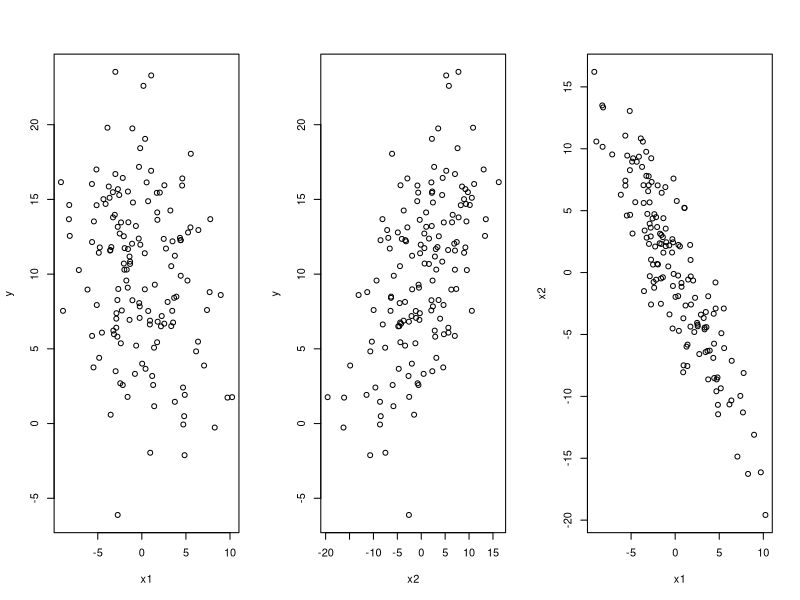
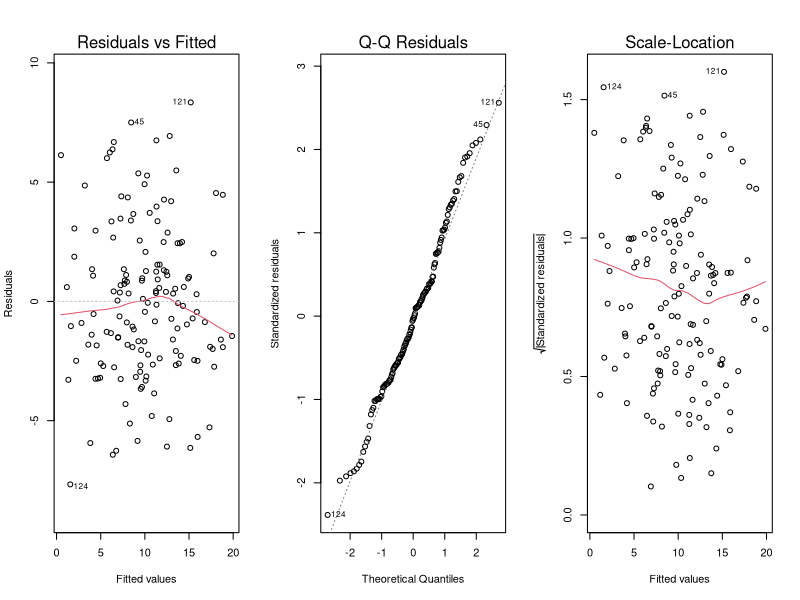
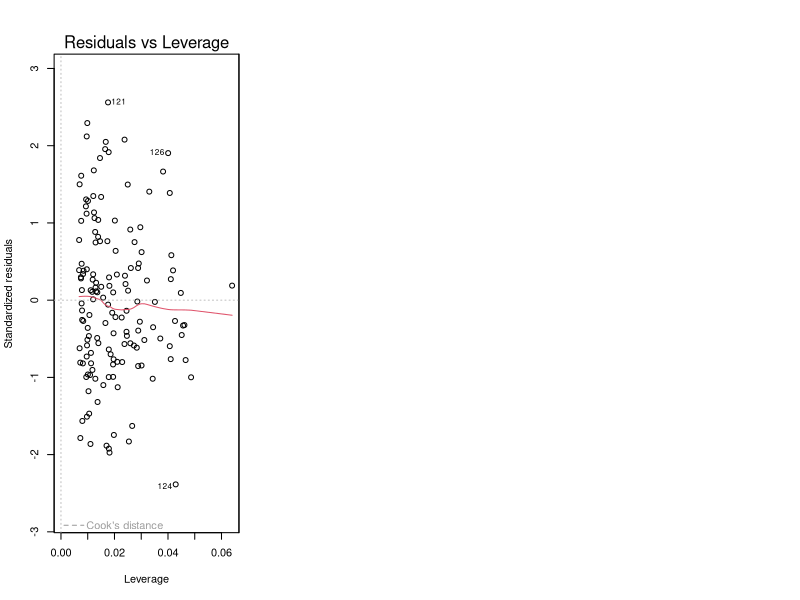
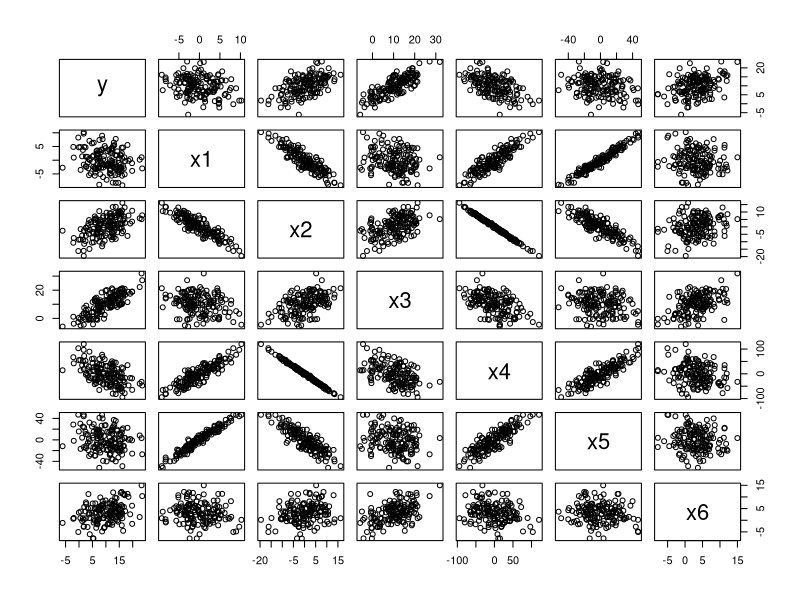
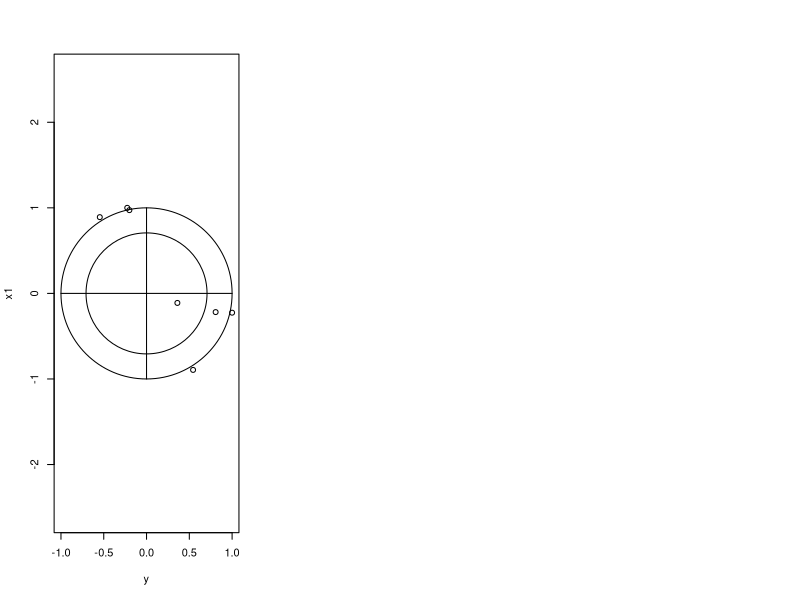
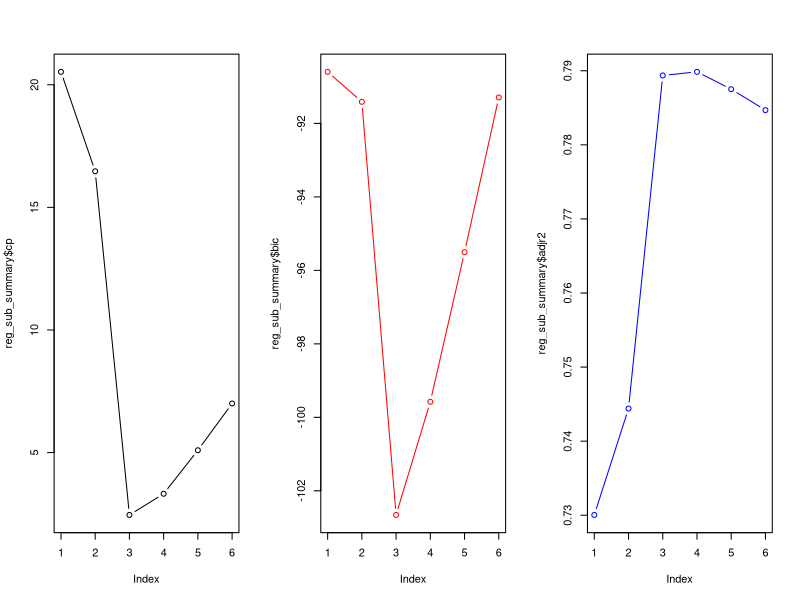
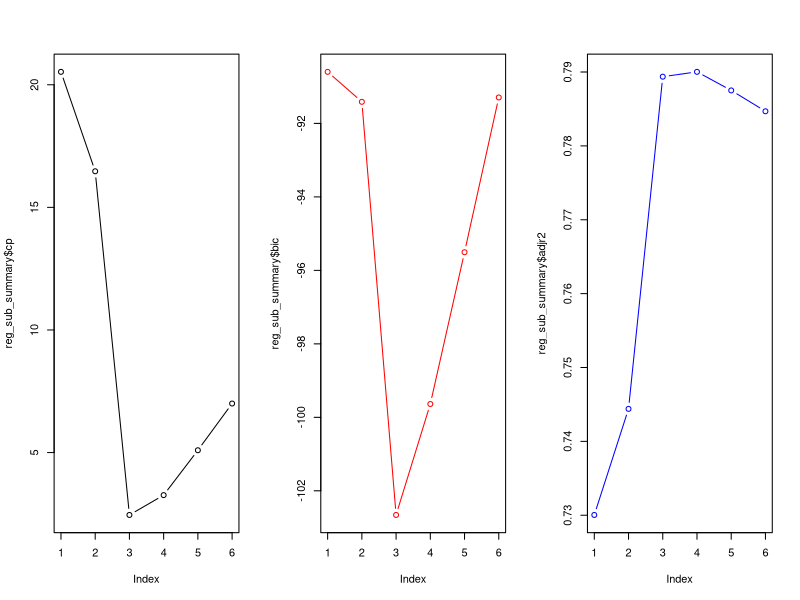
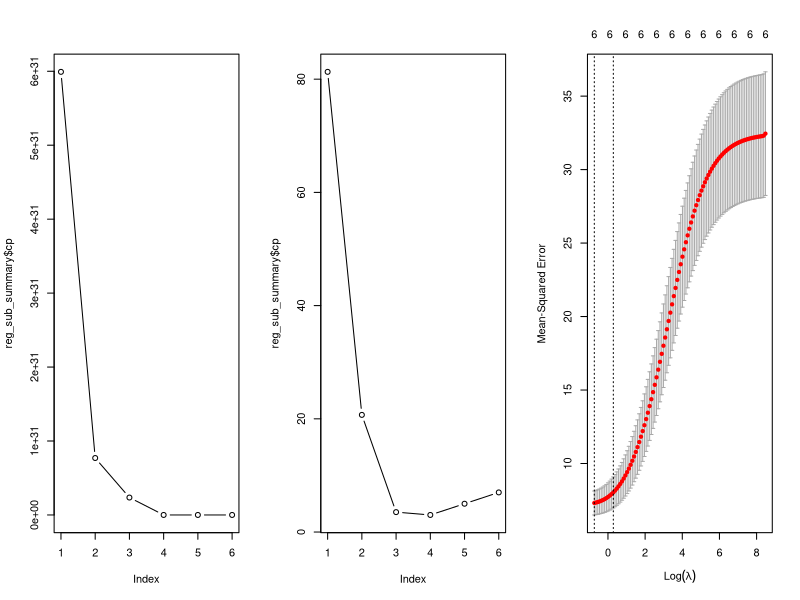

R code for these plots, in order:
library(corrplot)
library(leaps)
library(matrixStats)
library(pls)
library(glmnet)

#Generacion de variables
x1=rnorm(150,0,4)
x2=-1.5*x1+rnorm(150,0,3)
y=10+2*x1+1.5*x2+rnorm(150,0,3)
par(mfrow=c(1,3))
plot(x1,y) ; plot(x2,y) ; plot(x1,x2)


# Modelo lineal
x=cbind(x1,x2)
fit=lm(y~x); summary(fit)
cor(x1,x2)
plot(fit)


## a. Sí tienen sentido. Ambos están correlacionados

###### b ######
fit1=lm(y~x1); summary(fit1)
fit2=lm(y~x2); summary(fit2)

### c #####
x3=1*y+rnorm(150,0,4)
x4=-6*x2+rnorm(150,0,3)
x5=5*x1+rnorm(150,0,5)
x6=0.3*x3+rnorm(150,0,4)
x=cbind(x1,x2,x3,x4,x5,x6)
fit=lm(y~x); summary(fit)

data = cbind(y,x)
data = as.data.frame(data)

pairs(data) ## Graficar correlacion
corrplot(cor(data), method = "circle")


# Creación de test y train
index=sample(c(1:150),75,replace=F)
test = data[index,]
train = data[-index,]


# Secuencial
reg_subset=regsubsets(y~.,data=train,method="forward",nvmax=6) ## nvmax debe ser el total
reg_sub_summary=summary(reg_subset)
reg_sub_summary

reg_sub_summary$cp 

par(mfrow=c(1,3))
plot(reg_sub_summary$cp,type="b") #El cp de mallows
plot(reg_sub_summary$bic,type="b",col="red")  #El BIC
plot(reg_sub_summary$adjr2,type="b",col="blue")  #El R2ajustado

which.min(reg_sub_summary$cp)
# 4
fit_sec = lm(y~x1+x2+x3+x4, data = train)
pred=predict(fit_sec,test)
msesec=mean((test$y-pred)^2)
msesec


# Exaustivo
reg_subset=regsubsets(y~.,data=train,method="exhaustive",nvmax=6) ## nvmax debe ser el total
reg_sub_summary=summary(reg_subset)
reg_sub_summary

reg_sub_summary$cp 

par(mfrow=c(1,3))
plot(reg_sub_summary$cp,type="b") #El cp de mallows
plot(reg_sub_summary$bic,type="b",col="red")  #El BIC
plot(reg_sub_summary$adjr2,type="b",col="blue")  #El R2ajustado

which.min(reg_sub_summary$cp)
# 3
fit_ex = lm(y~x1+x2+x3, data = train)
pred=predict(fit_ex,test)
mseex=mean((test$y-pred)^2)
mseex


# PCA
# Escala train
scale_train=scale(train[,-7])
            
# Componentes principales
pp=princomp(scale_train,scores=TRUE)

zz=pp$scores
train_comps = data.frame(cbind(zz,train$y))

# Variables
reg_subset=regsubsets(V7~.,data=train_comps,method="forward",nvmax=6) ## nvmax debe ser el total
reg_sub_summary=summary(reg_subset)
reg_sub_summary

reg_sub_summary$cp  
which.min(reg_sub_summary$cp)
plot(reg_sub_summary$cp,type="b") #El cp de mallows  
# El mejor es con 1, 2, 3, 4, 5, 6

### PCA
pca = pcr(y~.,data=train, scale=T, validation = "CV")
summary(pca)
predpca = predict(pca,test, ncomp = 1:6)    
msepca=mean((test$y-predpca)^2)
msepca


### PLS
scale_train=scale(train[,-7])

pls=plsr(y~.,data=train,scale=T,validation="CV")
summary(pls)

zz = pls$scores
train_comps = data.frame(cbind(zz,train$y))

# Variables
reg_subset=regsubsets(V7~.,data=train_comps,method="forward",nvmax=6) ## nvmax debe ser el total
reg_sub_summary=summary(reg_subset)
reg_sub_summary

reg_sub_summary$cp  
which.min(reg_sub_summary$cp)
plot(reg_sub_summary$cp,type="b") #El cp de mallows  
# El mejor es con 1, 2, 3, 4, 5


predpl=predict(pls,test)
msepls=mean((test$y-predpl)^2)
msepls

xtrain = train[,2:7]
xtrain = as.matrix(xtrain)

###### Ridge #####
cvmod=cv.glmnet(xtrain,train$y,alpha=0)
cvmod$lambda.min
plot(cvmod)
cvmod$lambda.min #Lambda mínimo

mod_pen2=glmnet(xtrain,train$y,alpha=0,lambda=cvmod$lambda.min)
coef(mod_pen2)

xtest = as.matrix(test[,2:7])


predp2=predict(mod_pen2,xtest)
mseridge=mean((test$y-predp2)^2)
mseridge


###### Lasso #######
cvmod=cv.glmnet(xtrain,train$y,alpha=1)
cvmod$lambda.min
plot(cvmod)
cvmod$lambda.min #Lambda mínimo

mod_pen2=glmnet(xtrain,train$y,alpha=1,lambda=cvmod$lambda.min)
coef(mod_pen2)

xtest = as.matrix(test[,2:7])


predp2=predict(mod_pen2,xtest)
mselasso=mean((test$y-predp2)^2)
mselasso
